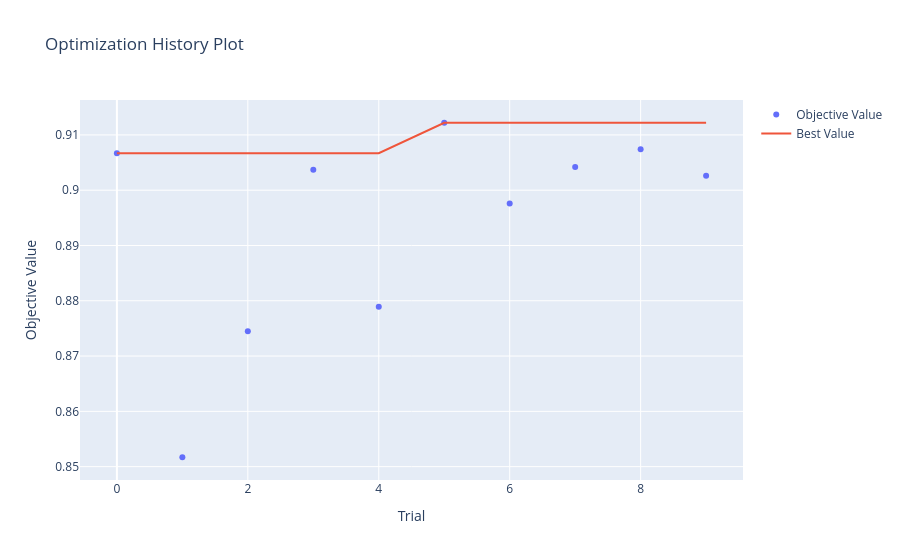
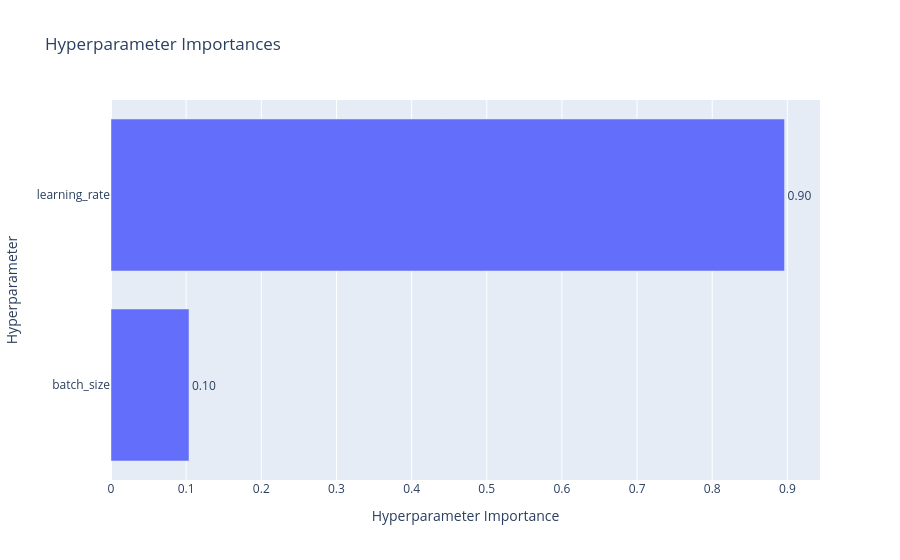

The notebook cell these images were saved under, in order:
### Code cell
best_params = run_optuna_tuning()

### Figure 1 — Plotly figure (JSON) as saved in the notebook; plotly's stock layout.template omitted (floating-point values rounded to 4 significant figures)
{"data": [{"mode": "markers", "name": "Objective Value", "type": "scatter", "x": [0, 1, 2, 3, 4, 5, 6, 7, 8, 9], "y": [0.9067, 0.8517, 0.8745, 0.9037, 0.8789, 0.9122, 0.8976, 0.9042, 0.9074, 0.9026]}, {"mode": "lines", "name": "Best Value", "type": "scatter", "x": [0, 1, 2, 3, 4, 5, 6, 7, 8, 9], "y": [0.9067, 0.9067, 0.9067, 0.9067, 0.9067, 0.9122, 0.9122, 0.9122, 0.9122, 0.9122]}, {"marker": {"color": "#cccccc"}, "mode": "markers", "name": "Infeasible Trial", "showlegend": false, "type": "scatter", "x": [], "y": []}], "layout": {"title": {"text": "Optimization History Plot"}, "xaxis": {"title": {"text": "Trial"}}, "yaxis": {"title": {"text": "Objective Value"}}}}

### Figure 2 — Plotly figure (JSON) as saved in the notebook; plotly's stock layout.template omitted (floating-point values rounded to 4 significant figures)
{"data": [{"cliponaxis": false, "hovertemplate": ["batch_size (CategoricalDistribution): 0.1037709211356103<extra></extra>", "learning_rate (FloatDistribution): 0.8962290788643896<extra></extra>"], "name": "Objective Value", "orientation": "h", "text": ["0.10", "0.90"], "textposition": "outside", "type": "bar", "x": [0.1038, 0.8962], "y": ["batch_size", "learning_rate"]}], "layout": {"title": {"text": "Hyperparameter Importances"}, "xaxis": {"title": {"text": "Hyperparameter Importance"}}, "yaxis": {"title": {"text": "Hyperparameter"}}}}
